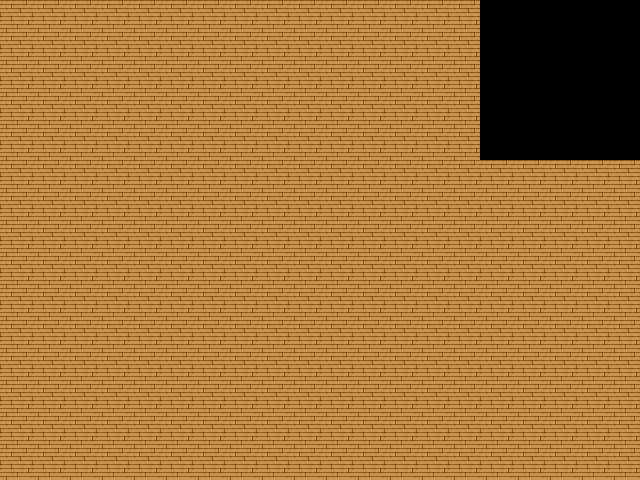

This game map was drawn from its Tiled (.tmx) file and the tilesets committed beside it. A one-line description and the trimmed map source follow:
An orthogonal 20x15 tile map with 32x32 px tiles, 4 tile layers (Tile Layer 1, Tile Layer 2, Tile Layer 3, Tile Layer 4), 3 tilesets.

<map version="1.0" orientation="orthogonal" width="20" height="15" tilewidth="32" tileheight="32">
 <tileset firstgid="1" name="lower" tilewidth="32" tileheight="32">
  <image source="tilesets/test/lower.PNG" trans="b5a5d5" width="192" height="160" />
  <tile id="21">
   <properties>
    <property name="x" value="" />
   </properties>
  </tile>
  <tile id="22">
   <properties>
    <property name="x" value="" />
   </properties>
  </tile>
  <tile id="23">
   <properties>
    <property name="x" value="" />
   </properties>
  </tile>
  <tile id="27">
   <properties>
    <property name="x" value="" />
   </properties>
  </tile>
  <tile id="28">
   <properties>
    <property name="x" value="" />
   </properties>
  </tile>
  <tile id="29">
   <properties>
    <property name="x" value="" />
   </properties>
  </tile>
 </tileset>
 <tileset firstgid="31" name="upper" tilewidth="32" tileheight="32">
  <image source="tilesets/test/upper.PNG" trans="b5a5d5" width="256" height="128" />
  <tile id="3">
   <properties>
    <property name="impassable" value="" />
   </properties>
  </tile>
  <tile id="11">
   <properties>
    <property name="x" value="" />
   </properties>
  </tile>
  <tile id="12">
   <properties>
    <property name="x" value="" />
   </properties>
  </tile>
  <tile id="18">
   <properties>
    <property name="impassable" value="" />
   </properties>
  </tile>
  <tile id="19">
   <properties>
    <property name="passable" value="" />
   </properties>
  </tile>
  <tile id="20">
   <properties>
    <property name="impassable" value="" />
   </properties>
  </tile>
  <tile id="26">
   <properties>
    <property name="impassable" value="" />
   </properties>
  </tile>
 </tileset>
 <tileset firstgid="63" name="wood" tilewidth="32" tileheight="32">
  <image source="tilesets/test/wood2.PNG" trans="8080ff" width="320" height="224" />
  <tile id="60">
   <properties>
    <property name="top" value="" />
   </properties>
  </tile>
  <tile id="61">
   <properties>
    <property name="top" value="" />
   </properties>
  </tile>
  <tile id="62">
   <properties>
    <property name="top" value="" />
   </properties>
  </tile>
  <tile id="63">
   <properties>
    <property name="hole" value="" />
   </properties>
  </tile>
 </tileset>
 <layer name="Tile Layer 1" width="20" height="15">
  <properties>
   <property name="layer" value="5" />
   <property name="z" value="0" />
  </properties>
  <data>[300 cells, 300 non-empty, 3 distinct tile ids]</data>
 </layer>
 <layer name="Tile Layer 2" width="20" height="15">
  <properties>
   <property name="layer" value="4" />
   <property name="z" value=".5" />
  </properties>
  <data>[300 cells, 0 non-empty, 0 distinct tile ids]</data>
 </layer>
 <objectgroup name="Object Layer 1" width="20" height="15">
  <properties>
   <property name="layer" value="3" />
   <property name="ogga" value="ALPHONSEO" />
   <property name="z" value=".5" />
  </properties>
 </objectgroup>
 <layer name="Tile Layer 3" width="20" height="15">
  <properties>
   <property name="layer" value="2" />
   <property name="z" value="1" />
  </properties>
  <data>[300 cells, 0 non-empty, 0 distinct tile ids]</data>
 </layer>
 <layer name="Tile Layer 4" width="20" height="15">
  <properties>
   <property name="layer" value="1" />
   <property name="z" value="1.5" />
  </properties>
  <data>[300 cells, 0 non-empty, 0 distinct tile ids]</data>
 </layer>
 <objectgroup name="Object Layer 2" width="20" height="15">
  <properties>
   <property name="layer" value="0" />
   <property name="z" value="1.5" />
  </properties>
 </objectgroup>
</map>
